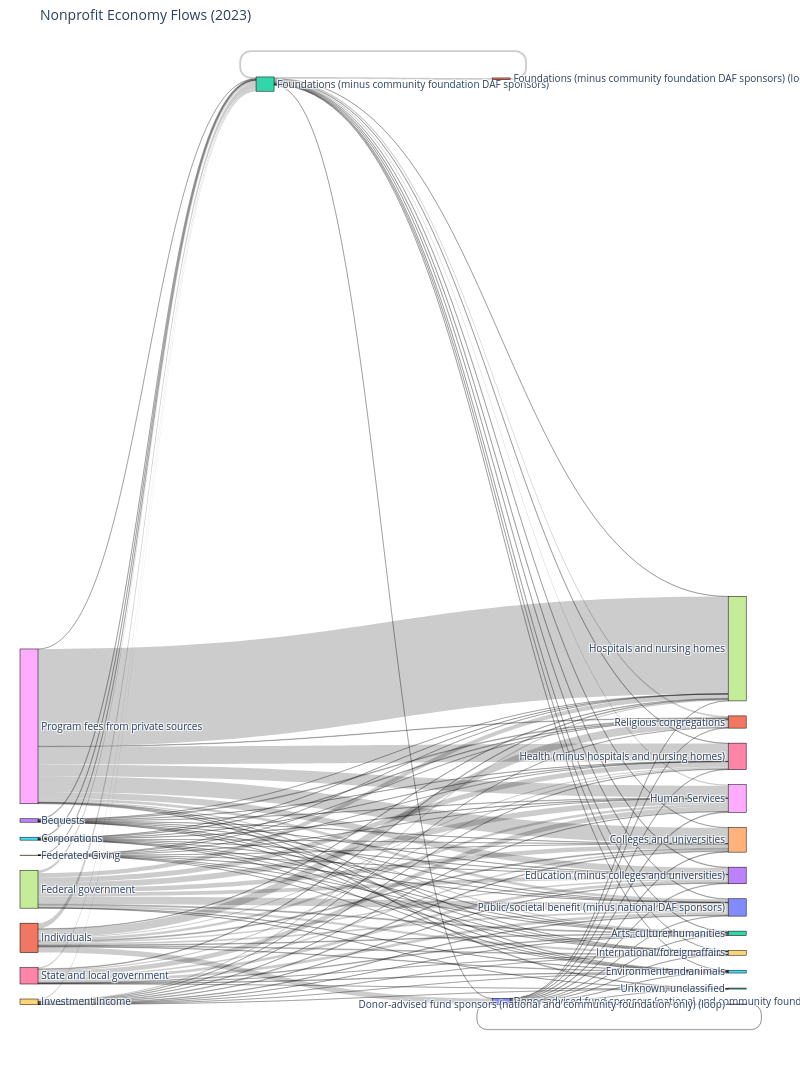

The notebook cell saved with this chart:
### Code cell
# Plot the Sankey diagram with self-loops in ghost mode

# Safety copy of self-loop dataframe
loop_df = self_loop_df.copy()

# Create synthetic intermediate node for each self-loop edge
loop_df["LoopNode"] = loop_df["Source"] + " (loop)"

# Expand edges into two edges per loop (through intermediate synthetic node)
loop_part1 = pd.DataFrame({
    "Source": loop_df["Source"],
    "Recipient": loop_df["LoopNode"],
    "Amount": loop_df["Amount"]
})

loop_part2 = pd.DataFrame({
    "Source": loop_df["LoopNode"],
    "Recipient": loop_df["Recipient"],
    "Amount": loop_df["Amount"]
})

# Concatenate the dataframes together
sankey_df = pd.concat([
    no_self_loop_df,
    loop_part1,
    loop_part2
], ignore_index=True)

# Create nodes
all_nodes = pd.unique(
    pd.concat([sankey_df["Source"], sankey_df["Recipient"]])
)

# Map node to index
node_map = {node: i for i, node in enumerate(all_nodes)}

# Convert edges to indices
sources = sankey_df["Source"].map(node_map)
targets = sankey_df["Recipient"].map(node_map)
values = sankey_df["Amount"]

# Plot the diagram
fig = go.Figure(data=[go.Sankey(
    node=dict(
        pad=15,
        thickness=18,
        line=dict(color="black", width=0.5),
        label=list(all_nodes)
    ),
    link=dict(
        source=sources,
        target=targets,
        value=values
    )
)])

# Format
fig.update_layout(
    title_text="Nonprofit Economy Flows (2023)",
    font_size=10,
    width=800,
    height=1100,
    margin=dict(l=20, r=20, t=40, b=20)
)

fig.show()

### Figure 1 — Plotly figure (JSON) as saved in the notebook; plotly's stock layout.template omitted (floating-point values rounded to 4 significant figures; data arrays with more than 128 entries replaced by an {"elided": "..."} marker saying what was removed)
{"data": [{"link": {"source": {"elided": "132 int values"}, "target": {"elided": "132 int values"}, "value": {"elided": "132 float values"}}, "node": {"label": ["Donor-advised fund sponsors (national and community foundation only)", "Individuals", "Foundations (minus community foundation DAF sponsors)", "Bequests", "Federated Giving", "Corporations", "State and local government", "Federal government", "Program fees from private sources", "Investment Income", "Donor-advised fund sponsors (national and community foundation only) (loop)", "Foundations (minus community foundation DAF sponsors) (loop)", "Arts, culture, humanities", "Education (minus colleges and universities)", "Colleges and universities", "Environment and animals", "Health (minus hospitals and nursing homes)", "Hospitals and nursing homes", "Human Services", "International/foreign affairs", "Public/societal benefit (minus national DAF sponsors)", "Religious congregations", "Unknown, unclassified"], "line": {"color": "black", "width": 0.5}, "pad": 15, "thickness": 18}, "type": "sankey"}], "layout": {"font": {"size": 10}, "height": 1100, "margin": {"b": 20, "l": 20, "r": 20, "t": 40}, "title": {"text": "Nonprofit Economy Flows (2023)"}, "width": 800}}
